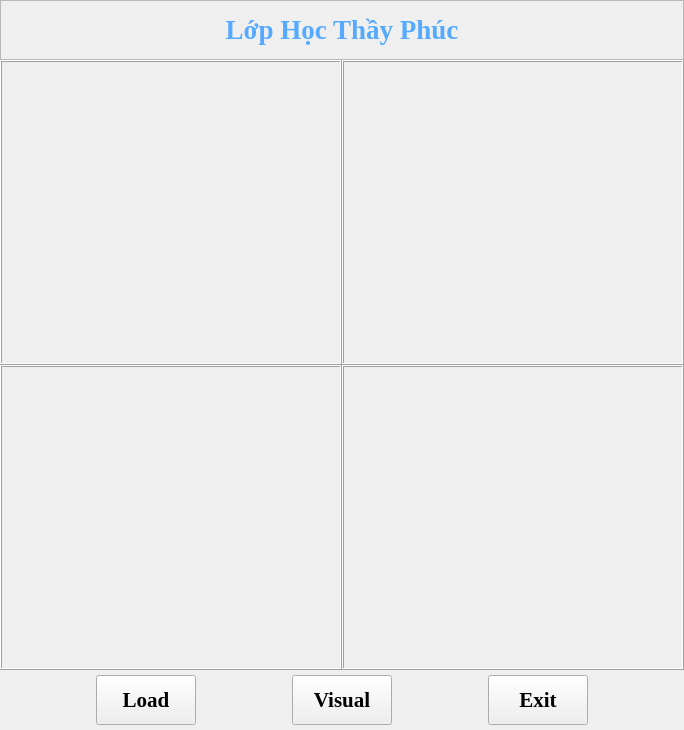
<?xml version="1.0" encoding="UTF-8"?>
<ui version="4.0">
 <class>MainWindow</class>
 <widget class="QMainWindow" name="MainWindow">
  <property name="geometry">
   <rect>
    <x>0</x>
    <y>0</y>
    <width>684</width>
    <height>730</height>
   </rect>
  </property>
  <property name="font">
   <font>
    <weight>75</weight>
    <bold>true</bold>
   </font>
  </property>
  <property name="windowTitle">
   <string>MainWindow</string>
  </property>
  <widget class="QWidget" name="centralwidget">
   <layout class="QGridLayout" name="gridLayout">
    <property name="leftMargin">
     <number>0</number>
    </property>
    <property name="topMargin">
     <number>0</number>
    </property>
    <property name="rightMargin">
     <number>0</number>
    </property>
    <property name="bottomMargin">
     <number>0</number>
    </property>
    <property name="spacing">
     <number>0</number>
    </property>
    <item row="1" column="0">
     <widget class="QFrame" name="frame_2">
      <property name="frameShape">
       <enum>QFrame::NoFrame</enum>
      </property>
      <property name="frameShadow">
       <enum>QFrame::Raised</enum>
      </property>
      <layout class="QGridLayout" name="gridLayout_2">
       <property name="leftMargin">
        <number>0</number>
       </property>
       <property name="topMargin">
        <number>0</number>
       </property>
       <property name="rightMargin">
        <number>0</number>
       </property>
       <property name="bottomMargin">
        <number>0</number>
       </property>
       <property name="spacing">
        <number>0</number>
       </property>
       <item row="0" column="0">
        <widget class="QFrame" name="frame_4">
         <property name="styleSheet">
          <string notr="true"/>
         </property>
         <property name="frameShape">
          <enum>QFrame::Box</enum>
         </property>
         <property name="frameShadow">
          <enum>QFrame::Raised</enum>
         </property>
         <layout class="QGridLayout" name="gridLayout_5">
          <property name="leftMargin">
           <number>0</number>
          </property>
          <property name="topMargin">
           <number>0</number>
          </property>
          <property name="rightMargin">
           <number>0</number>
          </property>
          <property name="bottomMargin">
           <number>0</number>
          </property>
          <property name="spacing">
           <number>0</number>
          </property>
          <item row="0" column="0">
           <layout class="QVBoxLayout" name="screen"/>
          </item>
         </layout>
        </widget>
       </item>
       <item row="0" column="1">
        <widget class="QFrame" name="frame_5">
         <property name="styleSheet">
          <string notr="true"/>
         </property>
         <property name="frameShape">
          <enum>QFrame::Box</enum>
         </property>
         <property name="frameShadow">
          <enum>QFrame::Raised</enum>
         </property>
         <layout class="QGridLayout" name="gridLayout_6">
          <property name="leftMargin">
           <number>0</number>
          </property>
          <property name="topMargin">
           <number>0</number>
          </property>
          <property name="rightMargin">
           <number>0</number>
          </property>
          <property name="bottomMargin">
           <number>0</number>
          </property>
          <property name="spacing">
           <number>0</number>
          </property>
          <item row="0" column="0">
           <layout class="QVBoxLayout" name="screen_2"/>
          </item>
         </layout>
        </widget>
       </item>
       <item row="1" column="0">
        <widget class="QFrame" name="frame_6">
         <property name="frameShape">
          <enum>QFrame::Box</enum>
         </property>
         <property name="frameShadow">
          <enum>QFrame::Raised</enum>
         </property>
         <layout class="QGridLayout" name="gridLayout_7">
          <property name="leftMargin">
           <number>0</number>
          </property>
          <property name="topMargin">
           <number>0</number>
          </property>
          <property name="rightMargin">
           <number>0</number>
          </property>
          <property name="bottomMargin">
           <number>0</number>
          </property>
          <property name="spacing">
           <number>0</number>
          </property>
          <item row="0" column="0">
           <layout class="QVBoxLayout" name="screen_3"/>
          </item>
         </layout>
        </widget>
       </item>
       <item row="1" column="1">
        <widget class="QFrame" name="frame_7">
         <property name="frameShape">
          <enum>QFrame::Box</enum>
         </property>
         <property name="frameShadow">
          <enum>QFrame::Raised</enum>
         </property>
         <layout class="QGridLayout" name="gridLayout_8">
          <property name="leftMargin">
           <number>0</number>
          </property>
          <property name="topMargin">
           <number>0</number>
          </property>
          <property name="rightMargin">
           <number>0</number>
          </property>
          <property name="bottomMargin">
           <number>0</number>
          </property>
          <property name="spacing">
           <number>0</number>
          </property>
          <item row="0" column="0">
           <layout class="QVBoxLayout" name="screen_4"/>
          </item>
         </layout>
        </widget>
       </item>
      </layout>
     </widget>
    </item>
    <item row="0" column="0">
     <widget class="QFrame" name="frame">
      <property name="maximumSize">
       <size>
        <width>16777215</width>
        <height>60</height>
       </size>
      </property>
      <property name="frameShape">
       <enum>QFrame::StyledPanel</enum>
      </property>
      <property name="frameShadow">
       <enum>QFrame::Raised</enum>
      </property>
      <layout class="QGridLayout" name="gridLayout_4">
       <property name="leftMargin">
        <number>0</number>
       </property>
       <property name="topMargin">
        <number>0</number>
       </property>
       <property name="rightMargin">
        <number>0</number>
       </property>
       <property name="bottomMargin">
        <number>0</number>
       </property>
       <property name="spacing">
        <number>0</number>
       </property>
       <item row="0" column="0">
        <widget class="QLabel" name="label">
         <property name="font">
          <font>
           <family>Times New Roman</family>
           <pointsize>20</pointsize>
          </font>
         </property>
         <property name="frameShape">
          <enum>QFrame::NoFrame</enum>
         </property>
         <property name="text">
          <string>&lt;html&gt;&lt;head/&gt;&lt;body&gt;&lt;p align=&quot;center&quot;&gt;&lt;span style=&quot; color:#55aaff;&quot;&gt;Lớp Học Thầy Phúc&lt;/span&gt;&lt;/p&gt;&lt;/body&gt;&lt;/html&gt;</string>
         </property>
        </widget>
       </item>
      </layout>
     </widget>
    </item>
    <item row="2" column="0">
     <widget class="QFrame" name="frame_3">
      <property name="maximumSize">
       <size>
        <width>16777215</width>
        <height>60</height>
       </size>
      </property>
      <property name="frameShape">
       <enum>QFrame::NoFrame</enum>
      </property>
      <property name="frameShadow">
       <enum>QFrame::Raised</enum>
      </property>
      <layout class="QGridLayout" name="gridLayout_3">
       <property name="leftMargin">
        <number>0</number>
       </property>
       <property name="topMargin">
        <number>0</number>
       </property>
       <property name="rightMargin">
        <number>0</number>
       </property>
       <property name="bottomMargin">
        <number>0</number>
       </property>
       <property name="spacing">
        <number>0</number>
       </property>
       <item row="0" column="2">
        <widget class="QPushButton" name="visual">
         <property name="minimumSize">
          <size>
           <width>0</width>
           <height>50</height>
          </size>
         </property>
         <property name="maximumSize">
          <size>
           <width>100</width>
           <height>16777215</height>
          </size>
         </property>
         <property name="font">
          <font>
           <family>Times New Roman</family>
           <pointsize>16</pointsize>
           <weight>75</weight>
           <bold>true</bold>
          </font>
         </property>
         <property name="text">
          <string>Visual</string>
         </property>
        </widget>
       </item>
       <item row="0" column="4">
        <widget class="QPushButton" name="exit">
         <property name="minimumSize">
          <size>
           <width>0</width>
           <height>50</height>
          </size>
         </property>
         <property name="maximumSize">
          <size>
           <width>100</width>
           <height>16777215</height>
          </size>
         </property>
         <property name="font">
          <font>
           <family>Times New Roman</family>
           <pointsize>16</pointsize>
           <weight>75</weight>
           <bold>true</bold>
          </font>
         </property>
         <property name="text">
          <string>Exit</string>
         </property>
        </widget>
       </item>
       <item row="0" column="1">
        <widget class="QPushButton" name="load">
         <property name="minimumSize">
          <size>
           <width>0</width>
           <height>50</height>
          </size>
         </property>
         <property name="maximumSize">
          <size>
           <width>100</width>
           <height>16777215</height>
          </size>
         </property>
         <property name="font">
          <font>
           <family>Times New Roman</family>
           <pointsize>16</pointsize>
           <weight>75</weight>
           <bold>true</bold>
          </font>
         </property>
         <property name="text">
          <string>Load</string>
         </property>
        </widget>
       </item>
      </layout>
     </widget>
    </item>
   </layout>
  </widget>
 </widget>
 <resources/>
 <connections/>
</ui>
